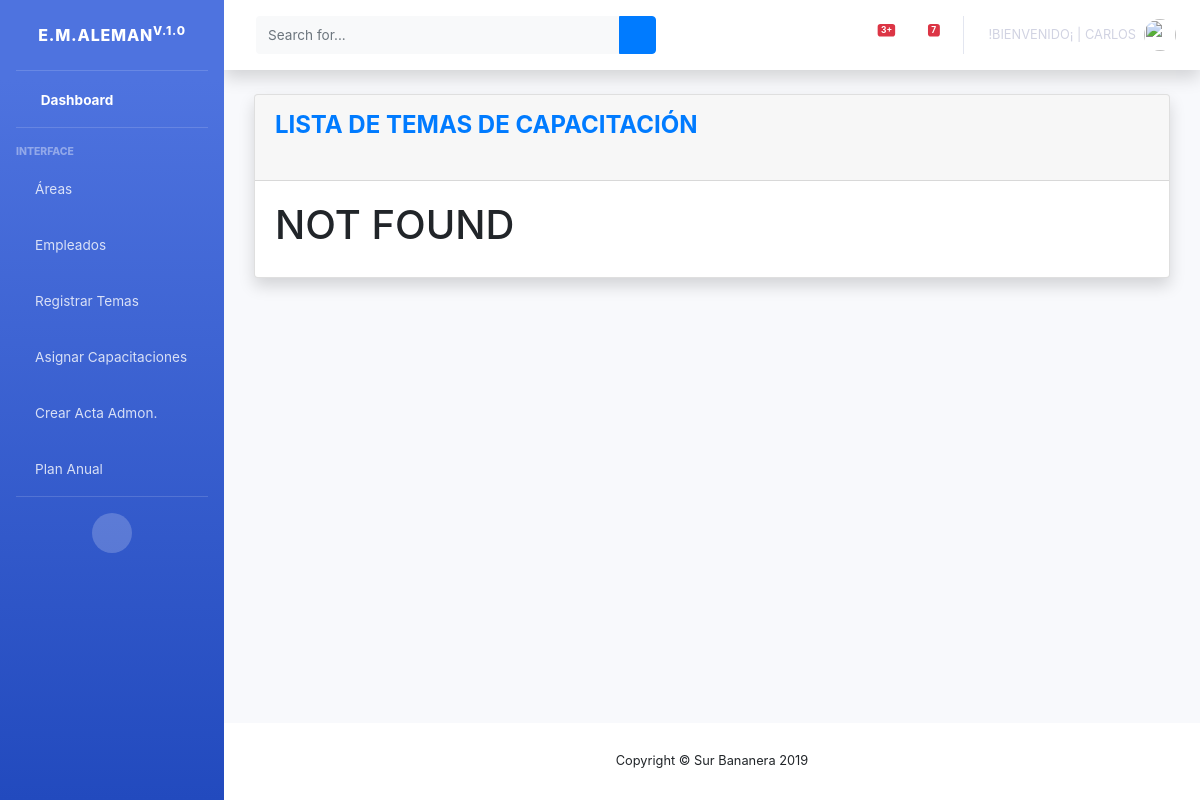
The page /bananera/listaCapacitaciones (signed in) on the database as committed earlier.
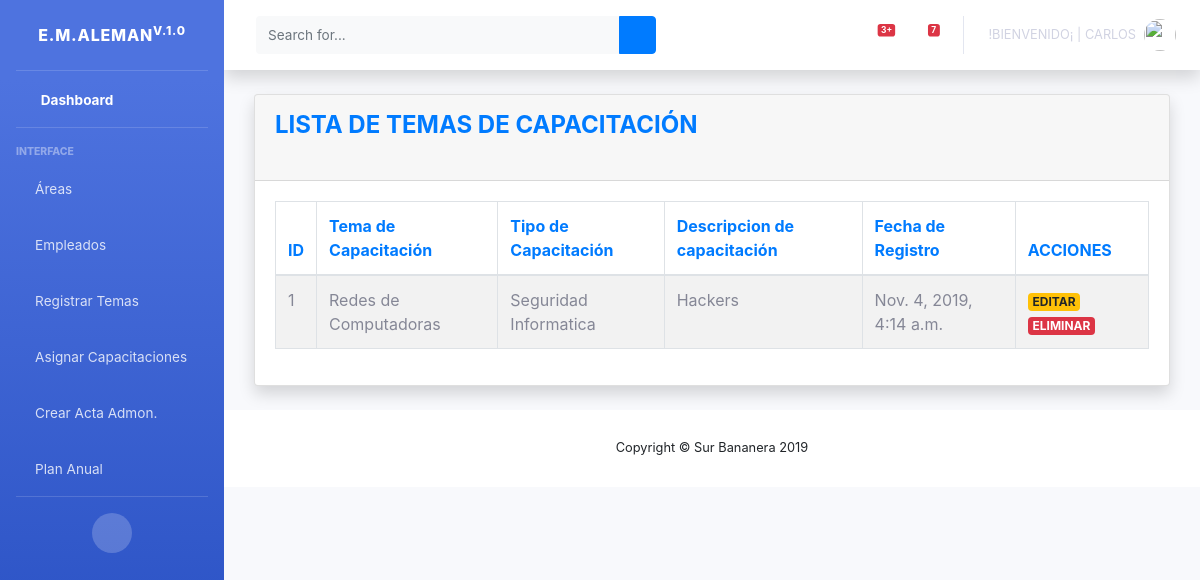
The same page on the database as committed later.
### surBananas/models.py (models this page shows, shortened)
class programasCapacitacion(models.Model):
    temaCapacitacion = models.TextField(max_length=50, blank=True, null=True)
    descripcionCapacitacion = models.TextField(max_length=100, blank=True, null=True)
    tipoCapacitacion = models.TextField(max_length=50, blank=True, null=True)
    status = models.BooleanField('Estado', default=True)
    created_at = models.DateTimeField(auto_now_add=True)

### surBananas/views.py (the view)
# urls.py: path('listaCapacitaciones', login_required(views.ListaCapacitacion.as_view()), name = 'listaCapacitaciones'),
class ListaCapacitacion(ListView):
    model = programasCapacitacion
    template_name = 'capacitaciones.html'
    context_object_name = 'capacitaciones'
    queryset = programasCapacitacion.objects.filter(status=True)

### surBananas/templates/capacitaciones.html (shortened to what this page needs)
{% extends 'indexAdmin.html' %}
{% block contenido %}
    <div class="container-fluid">
        <div class="card shadow mb-4">
            <div class="card-header py-3">
                <h4 class="m-0 font-weight-bold text-primary">LISTA DE TEMAS DE CAPACITACIÓN</h4><br>
            </div>
            <div class="card-body">
                <div class="table-responsive">
                    {% if capacitaciones %}
                        <table id="dataTable" class="table table-striped table-bordered nowrap" style="width:100%">
                            <thead class=" text-primary">
                            <th>ID</th>
                            <th>Tema de Capacitación</th>
                            <th>Tipo de Capacitación</th>
                            <th>Descripcion de capacitación</th>
                            <th>Fecha de Registro</th>
                            <th>ACCIONES</th>
                            </thead>
                            <tbody id="demo-info">
                            {% for c in capacitaciones %}
                                <tr>
                                    <td> {{ c.id }} </td>
                                    <td> {{ c.temaCapacitacion}} </td>
                                    <td> {{ c.tipoCapacitacion }} </td>
                                    <td> {{ c.descripcionCapacitacion }} </td>
                                    <td> {{ c.created_at }} </td>
                                    <td>
                                        <a href="{% url 'editarCapacitaciones' c.id %}" class="badge badge-warning">EDITAR</a>
                                        <a href="{% url 'eliminarCapacitaciones' c.id %}" class="badge badge-danger">ELIMINAR</a>
                                    </td>
                                </tr>
                            {% endfor %}
                            </tbody>
                        </table>
                    {% else %}
                        <h1>NOT FOUND</h1>
                        </div>
                    {% endif %}
            </div>
        </div>
    </div>
    </html>
{% endblock contenido %}

Rows that differ between the two databases and show on the page:
added programasCapacitacion: id "1", temaCapacitacion "Redes de Computadoras", tipoCapacitacion "Seguridad Informatica", descripcionCapacitacion "Hackers", created_at "Nov. 4, 2019, 4:14 a.m."
Other text that changed with them:
text no longer shown: "NOT FOUND"
text now shown: "ID Tema de Capacitación Tipo de Capacitación Descripcion de capacitación Fecha de Registro ACCIONES"
